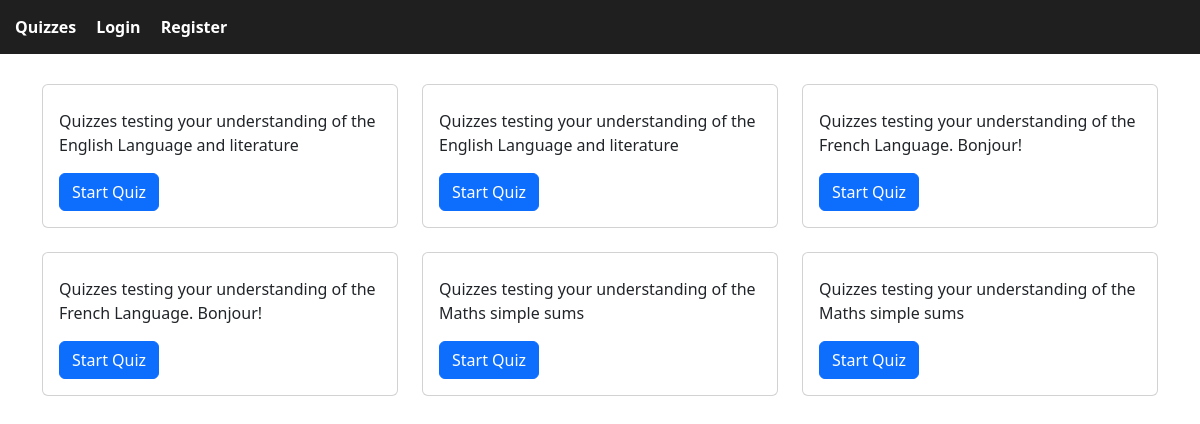
The page / on the database its author committed.
### tables this page shows
CREATE TABLE quiz (
        quiz_id INTEGER PRIMARY KEY AUTOINCREMENT,
        subject TEXT NOT NULL,
        picture TEXT NOT NULL,
        description TEXT NOT NULL
    );

### app.py (the view)
@app.route("/")
def index():
    conn = get_db()
    rows = conn.execute("SELECT subject, picture, description FROM quiz ORDER BY subject").fetchall()
    conn.close()
    return render_template("index.html", quizzes=rows)

### app.py (called while the page is built)
def get_db():
    db = app.config.get("DATABASE", "database.db")
    conn = sqlite3.connect(db, check_same_thread=False)
    conn.row_factory = sqlite3.Row
    return conn

### templates/index.html (shortened to what this page needs)
{% extends "base.html" %}
{% block content %}
<div class="row g-4">
    {% for quiz in quizzes %}
    <div class="col-md-4">
        <div class="card h-100">
            <div class="card-body">
                <p class="card-text">{{ quiz.description }}</p>
                <a href="{{ url_for('quiz', id=quiz.quiz_id) }}" class="btn btn-primary">
                    Start Quiz
                </a>
            </div>
        </div>
    </div>
    {% endfor %}
</div>
{% endblock %}

### templates/base.html (shortened to what this page needs)
<!DOCTYPE html>
<html>
<head>
    <link rel="stylesheet" type="text/css" href="{{ url_for('static', filename='css/styles.css') }}">
    <link href="https://cdn.jsdelivr.net/npm/bootstrap@5.3.0/dist/css/bootstrap.min.css" rel="stylesheet">
</head>
<body>
    <nav>
        <ul>
            <li><a href="/">Quizzes</a></li>
            {% if session.get('user_id') %}
                <li><a href="/logout">Logout ({{ session['username'] }})</a></li>
                <li><a href="{{  url_for('account')}}">Account</a></li>
            {% else %}
                <li><a href="/login">Login</a></li>
                <li><a href="/register">Register</a></li>
            {% endif %}
        </ul>
    </nav>
    <div class="container">
        {% block content %}
        {% endblock %}
    </div>
</body>
</html>

### static/css/styles.css (style rules this page uses)
body { font-family: Arial, sans-serif; margin: 0; }
nav { background: #1f1f1f; color: white; padding: 15px; }
nav ul { list-style: none; margin: 0; padding: 0; display: flex; gap: 20px; }
nav ul li { display: inline-block; }
nav a { color: white; text-decoration: none; font-size: 16px; font-weight: bold; }
.container { padding: 30px; }
body { font-family: Calibri, sans-serif; }

### rows shown on the page
quiz: description "Quizzes testing your understanding of the English Language and literature"
quiz: description "Quizzes testing your understanding of the English Language and literature"
quiz: description "Quizzes testing your understanding of the French Language. Bonjour!"
quiz: description "Quizzes testing your understanding of the French Language. Bonjour!"
quiz: description "Quizzes testing your understanding of the Maths simple sums"
quiz: description "Quizzes testing your understanding of the Maths simple sums"
